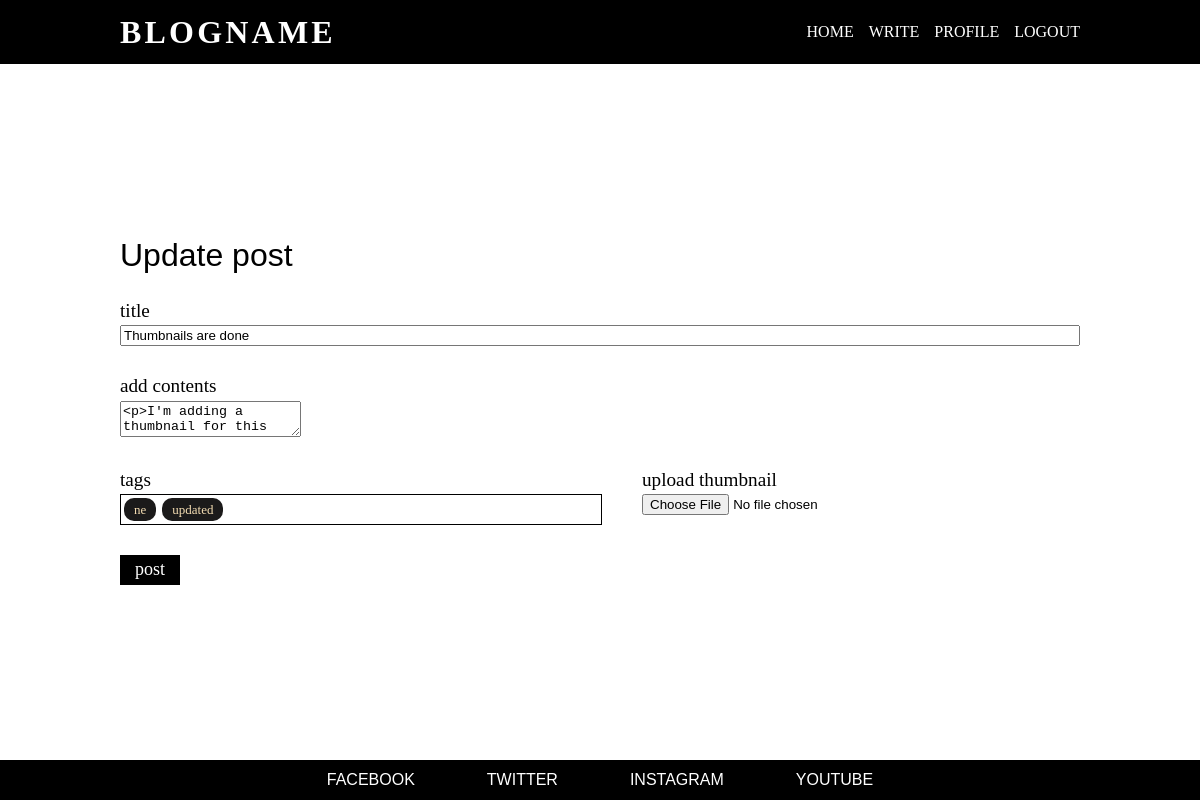
The app's page /blog/8/update (signed in) with its own data.
### blogApp/models.py (models this page shows, shortened)
class Blogs(db.Model):
    id = db.Column(db.Integer, primary_key=True)
    title = db.Column(db.String(150), nullable=False)
    content = db.Column(db.Text)
    _created = db.Column(db.DateTime, nullable=False, default=datetime.utcnow)
    thumbnail = db.Column(db.String(20), nullable = False, default = 'thumb.jpg')
    authorid = db.Column(db.Integer, db.ForeignKey(
        'authors.id'), nullable=False)
    tags = db.relationship('Tags', secondary=blogtags,
                           backref=db.backref('blogs', lazy='dynamic'))

class Tags(db.Model):
    id = db.Column(db.Integer, primary_key=True)
    name = db.Column(db.String(20), unique=True, nullable=False)

### blogApp/routes.py (the view)
@app.route('/blog/<int:blogid>/update', methods=['GET', 'POST'])
@login_required
def update_post(blogid):
    blog = Blogs.query.get_or_404(blogid)
    if blog.author != current_user:
        abort(403)
    form = BlogForm()
    if form.validate_on_submit():
        to_remove = blog.tags
        while to_remove:
            blog.tags.remove(to_remove[0])
            to_remove = blog.tags
        db.session.commit()
        tags = form.tags.data.split(' ')[:-1]
        for tag in tags:
            t = Tags.query.filter_by(name=tag).first()
            if t == None:
                t = Tags(name=tag)
                db.session.add(t)
            t.blogs.append(blog)
        blog.title = form.title.data
        blog.content = form.editordata.data
        db.session.commit()
        return redirect(url_for('blogpage', blogid=blogid))
    elif request.method == 'GET':
        form.title.data = blog.title
        form.editordata.data = blog.content
        tags = blog.tags
    return render_template('writeBlog.html', legend='Update post', title='update', form=form, tags=tags)

### blogApp/forms.py
class BlogForm(FlaskForm):
    title = StringField('title', validators= [DataRequired()])
    editordata = TextAreaField('add contents', validators= [DataRequired()])
    tags = StringField('tags')
    thumbnail_data = StringField('thumbnail')
    post = SubmitField('post')

### blogApp/models.py (called while the page is built)
@login_manager.user_loader
def load_user(user_id):
    return Authors.query.get(int(user_id))

### blogApp/templates/writeBlog.html (shortened to what this page needs)
{% extends 'base.html' %}
{% block styles %}
    <link rel="stylesheet" href="{{ url_for('static', filename = '/css/writeBlog.css') }}">
    <link href="https://cdn.jsdelivr.net/npm/summernote@0.8.18/dist/summernote-lite.min.css" rel="stylesheet">
{% endblock styles %}
{% block main %}
    <main>
        <form action="" method="post" class="blogInput" enctype="multipart/form-data">
            <legend>{{ legend }}</legend>
            <fieldset>
                <div class="form-set">
                    {{ form.title.label() }}
                    {{ form.title() }}
                </div>
                <div class="form-set">
                    {{ form.editordata.label() }}
                    <div id="summernotes-container">
                        {{ form.editordata(id="summernote") }}
                    </div>
                </div>
                <div class="bottom-container">
                    <div class="form-set">
                        {{ form.tags.label() }}
                        <div class="tags-container">
                            <ul>
                                {% for tag in tags %}
                                    <li onclick="removeTag(this, '{{ tag.name }}')">{{ tag.name }}</li>
                                {% endfor %}
                            </ul>
                            <input type="text" name="tag" id = "js-target">
                        </div>
                    </div>
                    <div class="form-set thumbnail">
                        <label for="thumbnail">upload thumbnail</label>
                        <input type="file" name="thumbnail" id="choose-file">
                    </div>
                </div>
            </fieldset>
            {{ form.post(class = 'post-btn') }}
        </form>
    </main>
{% endblock main %}

### blogApp/static/css/writeBlog.css (style rules this page uses)
main { width: 80vw; max-width: 1440px; margin: 5vh 0; }
.blogInput { max-width: 1024px; width: 80vw; display: flex; flex-direction: column; }
form legend { font-family: Helvetica; padding-bottom: 30px; font-size: xx-large; }
.form-set { display: flex; flex-direction: column; flex-wrap: wrap; font-size: larger; font-family: Verdana; padding-bottom: 30px; }
.form-set label { padding-bottom: 5px; }
.form-set input { width: calc(80vw - 8px); max-width: 1016px; }
#summernotes-container { width: 80vw; max-width: 1024px; }
.post-btn { font-family: Verdana; background-color: black; color: white; width: 60px; height: 30px; border: none; font-size: large; padding: 0px; }
.bottom-container { display: flex; width: 80vw; flex-wrap: wrap; align-items: flex-start; }
.thumbnail { width: 30vw; }
.thumbnail input, label { width: fit-content; }
.bottom-container .form-set:first-child { padding-right: 40px; }
.tags-container { display: flex; width: 40vw; max-width: 516px; flex-wrap: wrap; border: 1px black solid; }
.tags-container ul { display: flex; flex-wrap: wrap; list-style: none; }
.tags-container ul li { font-size: small; background-color: rgb(27, 26, 26); color: wheat; margin: 3px 3px; border-radius: 10px; padding: 5px 10px; cursor: pointer; }
.tags-container input { border: none; width: inherit; max-width: 296px; margin: 3px 3px; }

### blogApp/static/css/footer.css (style rules this page uses)
html { height: 100%; }
body { display: flex; flex-direction: column; min-height: 100%; justify-content: space-between; align-items: center; }

### records on screen
Blogs: title "Thumbnails are done"
Tags: name "ne"
Tags: name "updated"

### other values on screen
{{ legend }} "Update post"
